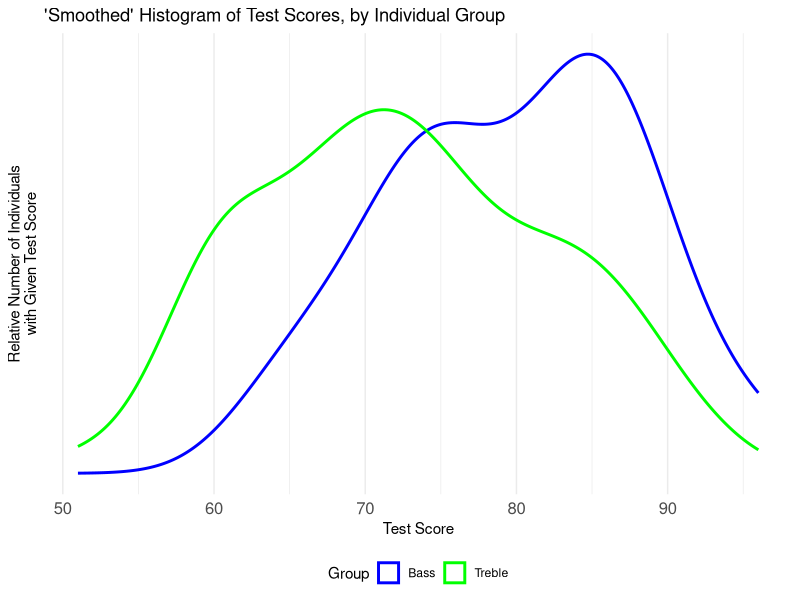
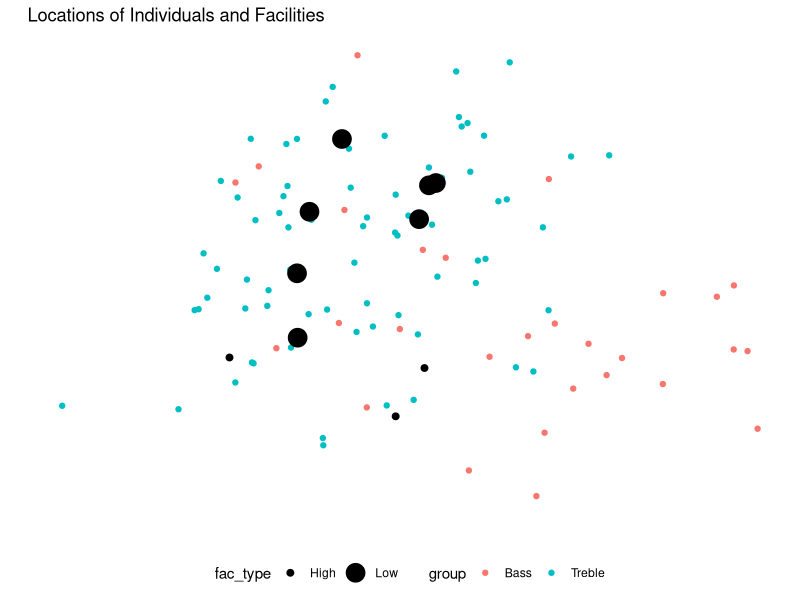

R code for these plots, in order:
## ---- chunk 1
knitr::opts_chunk$set(echo = TRUE)
library(MASS)
library(dplyr)
library(tidyr)
library(survival)
library(ggplot2)
library(scales)

cn <- function(x) colnames(x)
grepv <- function(p, x) grep(pattern = p, x = x, value = TRUE, ...)

# /!\ Note presence of "technical-notes-on-inference-with-capacity-constraints"
# in the CANOPY repository

#------------------------------------------------------------------------------#
### GENERATE DATA --------------------------------------------------------------
#------------------------------------------------------------------------------#

# Generate individuals and locations -------------------------------------------
N <- 100
J <- 10
set.seed(5004)

d_i <- 
  data.frame(ind_id = 1:N,
             group = sample(c("Treble", "Bass"),
                            size = N, replace = TRUE, prob = c(0.6, 0.4))) %>%
  within({
    test_score <-
      round(pmin(pmax(rnorm(N, mean = 70, sd = 10),
                      0),
                 100),
            0)
    test_score[group == "Bass"] <-
      round(pmin(pmax(rnorm(sum(group == "Bass"), mean = 80, sd = 7),
                      0),
                 100),
            0)
  })
  

d_j <-
  data.frame(fac_id = LETTERS[1:J],
             fac_type = sample(c("Low", "High"),
                               size = J, replace = TRUE, prob = c(0.8, 0.2))) %>%
  within(fe <- rnorm(J))

### Draw locations -------------------------------------------------------------
Draw2DLoc <- function(n, mu, vcv){
  draw <- matrix(mvrnorm(n = n, mu = mu, Sigma = vcv), ncol = 2)
  coord <- data.frame(draw)
  colnames(coord) <- c("x", "y")
  return(coord)
}

### Draws for individuals
loc_i <-
  Draw2DLoc(N,
            mu = c(0.0, 0.0),
            vcv = matrix(c(1.0, 0.3,
                           0.3, 1.0), nrow = 2))
loc_i[d_i$group == "Bass", ] <- 
  Draw2DLoc(n = sum(d_i$group=="Bass"),
            mu = c(1.0, -1.0),
            vcv = matrix(c( 1.5, -0.4,
                           -0.4,  1.5), nrow = 2))
d_i <- cbind(d_i, loc_i)

### Draws for facilities
loc_j <- 
  Draw2DLoc(n = J,
            mu = c(0.0, 0.0),
            vcv = diag(c(0.5, 0.5)))
loc_j[d_j$fac_type == "High", ] <-
  Draw2DLoc(n = sum(d_j$fac_type == "High"),
            mu = c(1.0, -1.0),
            vcv = diag(c(1.0, 1.0)))
d_j <- cbind(d_j, loc_j)

# /!\ Consider moving this data generation code to its own script
#     If doing so, consider merging this data prep with that which feeds the technical paper

### Calculate travel distances -------------------------------------------------

loc_ij <- rbind(dplyr::select(d_i, x, y),
                dplyr::select(d_j, x, y))
dist_i.j <- as.matrix(dist(loc_ij, diag = TRUE)) %>%
  data.frame()
ids <- c(d_i$ind_id, as.character(d_j$fac_id))
colnames(dist_i.j) <- ids
dist_ij <- 
  gather(dist_i.j, "to", "dist") %>%
  within(from <- ids) %>%
  filter(from %in% d_i$ind_id,
         to   %in% d_j$fac_id)

### Generate valuations and likelihood -----------------------------------------

d_ij <-
  merge(dplyr::select(d_i, -x, -y),
        dplyr::select(d_j, -x, -y)) %>%
  merge(dist_ij,
        by.x = c("ind_id", "fac_id"),
        by.y = c("from", "to")) %>%
  within({
    v <-
      -12.0 +
      -1.0*dist - 0.1*dist^2 +
       0.1*test_score + 
       2.0*(group == "Bass") + 
       1.0*(group == "Treble")*(fac_type == "High") +
       exp(fe) +
      rlogis(N)
  }) %>%
  group_by(ind_id) %>%
  mutate(vmax = max(v),
         bVmax = v == vmax,
         bChoice = bVmax & vmax > 0)

c_i <-
  d_ij %>%
    summarize(bChose = sum(bChoice),
              vmax = mean(vmax)) %>%
    ungroup() %>%
    summarize(pctChose = mean(bChose))
if (FALSE){
  hist(d_ij$v)
  c_i 
}

## ---- chunk 2
d_i %>%
  group_by(group) %>%
  summarize(`#` = n())
## ---- chunk 3
ggplot(data = d_i, aes(x = test_score, colour = group)) + 
  geom_density(size = 1.0) +
  labs(title = "'Smoothed' Histogram of Test Scores, by Individual Group",
       x = "Test Score", y = "Relative Number of Individuals\nwith Given Test Score") +
  scale_y_continuous(breaks = NULL) +
  scale_colour_manual(name = "Group", values = c("blue", "green")) +
  theme_minimal() +
  theme(legend.position = "bottom",
        axis.text = element_text(size = 12))

## ---- chunk 4

## ---- chunk 5
ggplot() +
  geom_point(data = d_i, aes(x = x, y = y, color = group)) +
  geom_point(data = d_j, aes(x = x, y = y, size = fac_type)) +
  labs(title = "Locations of Individuals and Facilities",
       x = "", y = "") +
  scale_x_continuous(breaks = NULL) +
  scale_y_continuous(breaks = NULL) +
  theme_minimal() + 
  theme(legend.position = "bottom")
  #theme_void()

# /!\ Want to figure out how to create different shapes, and filled/unfilled
#     markers by whether an individual has made a choice
## ---- chunk 6
pctC_g <- 
  d_ij %>%
  group_by(ind_id, group) %>%
  summarize(bChose = sum(bChoice))

pctHigh <-
  d_ij %>%
  filter(bChoice == TRUE) %>%
  ungroup() %>%
  summarize(bHigh = mean(fac_type == "High"))
nHigh <- sum(d_j$fac_type == "High")
## ---- chunk 7
d_ij %>%
  group_by(ind_id, group) %>%
  summarize(bChose = max(bChoice)) %>%
  group_by(group) %>%
  summarize(`% Who Chose` = sprintf("%.0f%%", 100*mean(bChose)))
## ---- chunk 8

## ---- chunk 9
# /!\ Add rows for "no choice"
# /!\ Look into removing almost-zero probability combinations to speed estimation run

clog <- 
  clogit(bChoice ~
           dist + I(dist*2) + test_score + group + fac_type + fac_id,
         data = d_ij)
## ---- chunk 10

